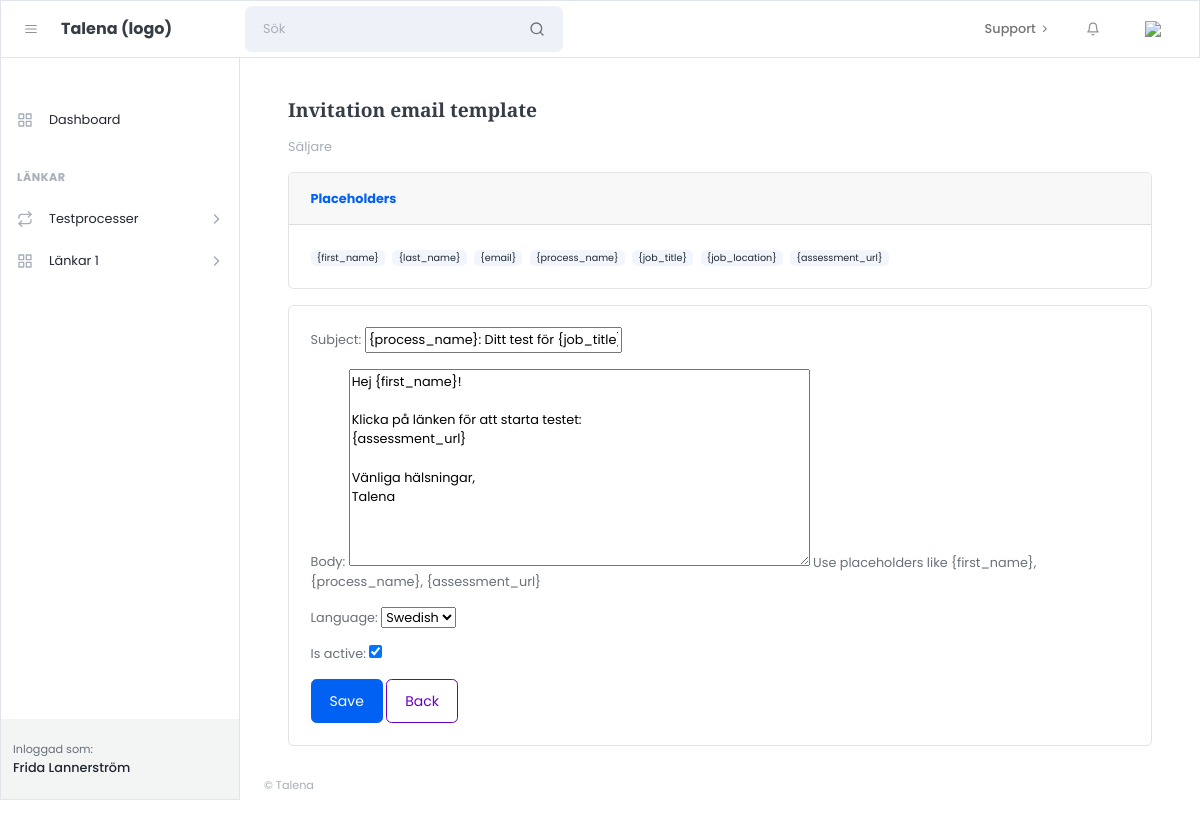
Page /processes/13/email-template/invitation/ (signed in) on the earlier database version.
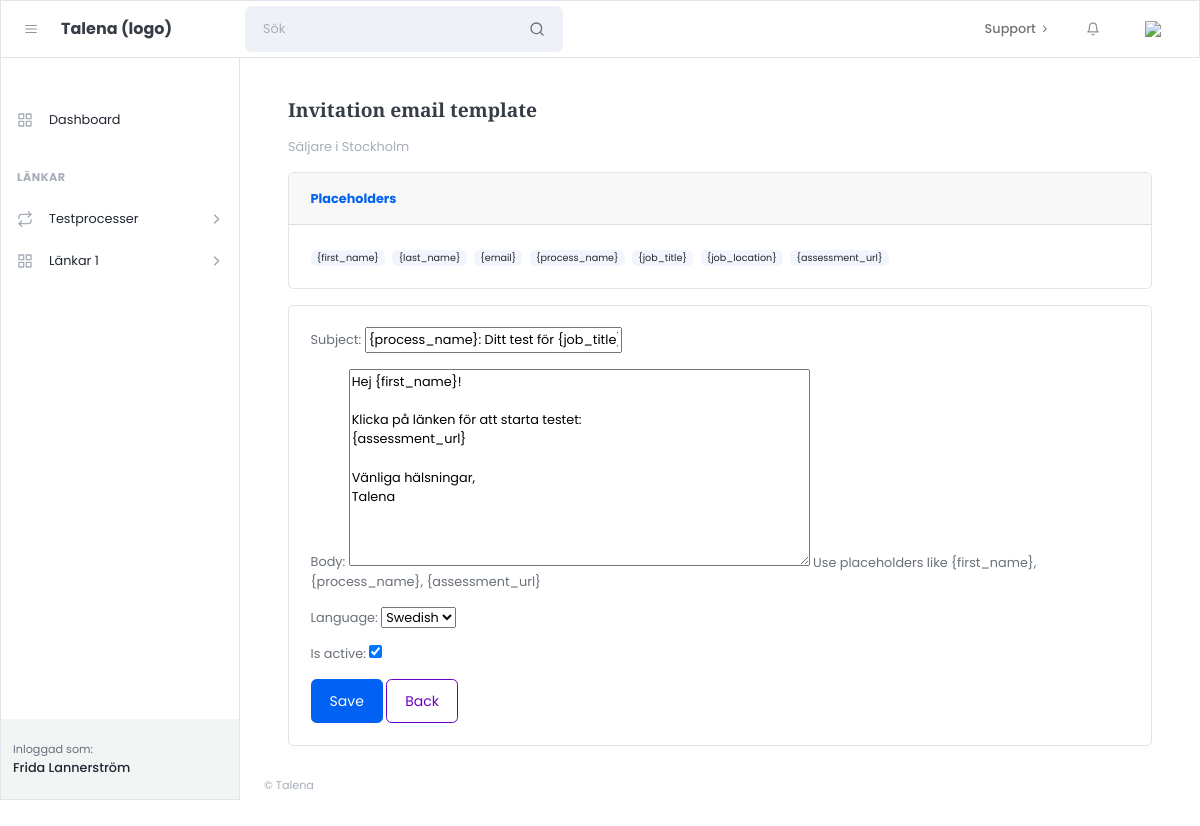
Same page on the later database version.
### apps/processes/models.py (models this page shows, shortened)
class TestProcess(models.Model):
    name = models.CharField(max_length=255)
    provider = models.CharField(max_length=50, default="sova")
    account_code = models.CharField(max_length=255)
    project_code = models.CharField(max_length=255)
    project_name_snapshot = models.CharField(max_length=255, blank=True, default="")
    job_title = models.CharField(max_length=255, blank=True, default="")
    job_location = models.CharField(max_length=255, blank=True, default="")
    notes = models.TextField(blank=True, default="")
    self_registration_token = models.UUIDField(
        default=uuid.uuid4,
        unique=True,
        editable=False,
        db_index=True,
    )
    created_by = models.ForeignKey(
        settings.AUTH_USER_MODEL,
        on_delete=models.CASCADE,
        related_name="test_processes",
    )
    created_at = models.DateTimeField(auto_now_add=True)
    class Meta:
        ordering = ["-created_at"]

### apps/emails/views.py (the view)
@login_required
def edit_process_invitation_template(request, process_id):
    process = get_object_or_404(TestProcess, pk=process_id, created_by=request.user)
    tpl, _ = EmailTemplate.objects.get_or_create(
        process=process,
        template_type="invitation",
        language="sv",
        defaults={
            "subject": "{process_name}: Ditt test för {job_title}",
            "body": (
                "Hej {first_name}!\n\n"
                "Klicka på länken för att starta testet:\n"
                "{assessment_url}\n\n"
                "Vänliga hälsningar,\n"
                "Talena"
            ),
        },
    )
    if request.method == "POST":
        form = EmailTemplateForm(request.POST, instance=tpl)
        if form.is_valid():
            form.save()
            messages.success(request, "Invitation email template updated.")
            return redirect("processes:process_detail", pk=process.id)
    else:
        form = EmailTemplateForm(instance=tpl)
    placeholders = [
        "{first_name}", "{last_name}", "{email}",
        "{process_name}", "{job_title}", "{job_location}",
        "{assessment_url}",
    ]
    return render(request, "emails/edit_invitation_template.html", {
        "process": process,
        "form": form,
        "placeholders": placeholders,
    })

### apps/emails/forms.py
class EmailTemplateForm(forms.ModelForm):
    class Meta:
        model = EmailTemplate
        fields = ["subject", "body", "language", "is_active"]
        widgets = {
            "body": forms.Textarea(attrs={"rows": 10}),
        }

### templates/emails/edit_invitation_template.html (shortened to what this page needs)
{% extends "customer/core/layouts/customer_base.html" %}
{% block content %}
<div class="container-fluid px-4">
  <h1 class="h4 mb-3">Invitation email template</h1>
  <div class="text-muted mb-3">{{ process.name }}</div>
  <div class="card mb-3">
    <div class="card-header"><strong>Placeholders</strong></div>
    <div class="card-body">
      {% for p in placeholders %}
        <span class="badge bg-light text-dark me-1">{{ p }}</span>
      {% endfor %}
    </div>
  </div>
  <form method="post" class="card">
    <div class="card-body">
      {{ form.as_p }}
      <button class="btn btn-primary" type="submit">Save</button>
      <a class="btn btn-outline-secondary" href="{% url 'processes:process_detail' process.id %}">Back</a>
    </div>
  </form>
</div>
{% endblock %}

Differences in the rows shown:
changed TestProcess: name "Säljare" → "Säljare i Stockholm"
